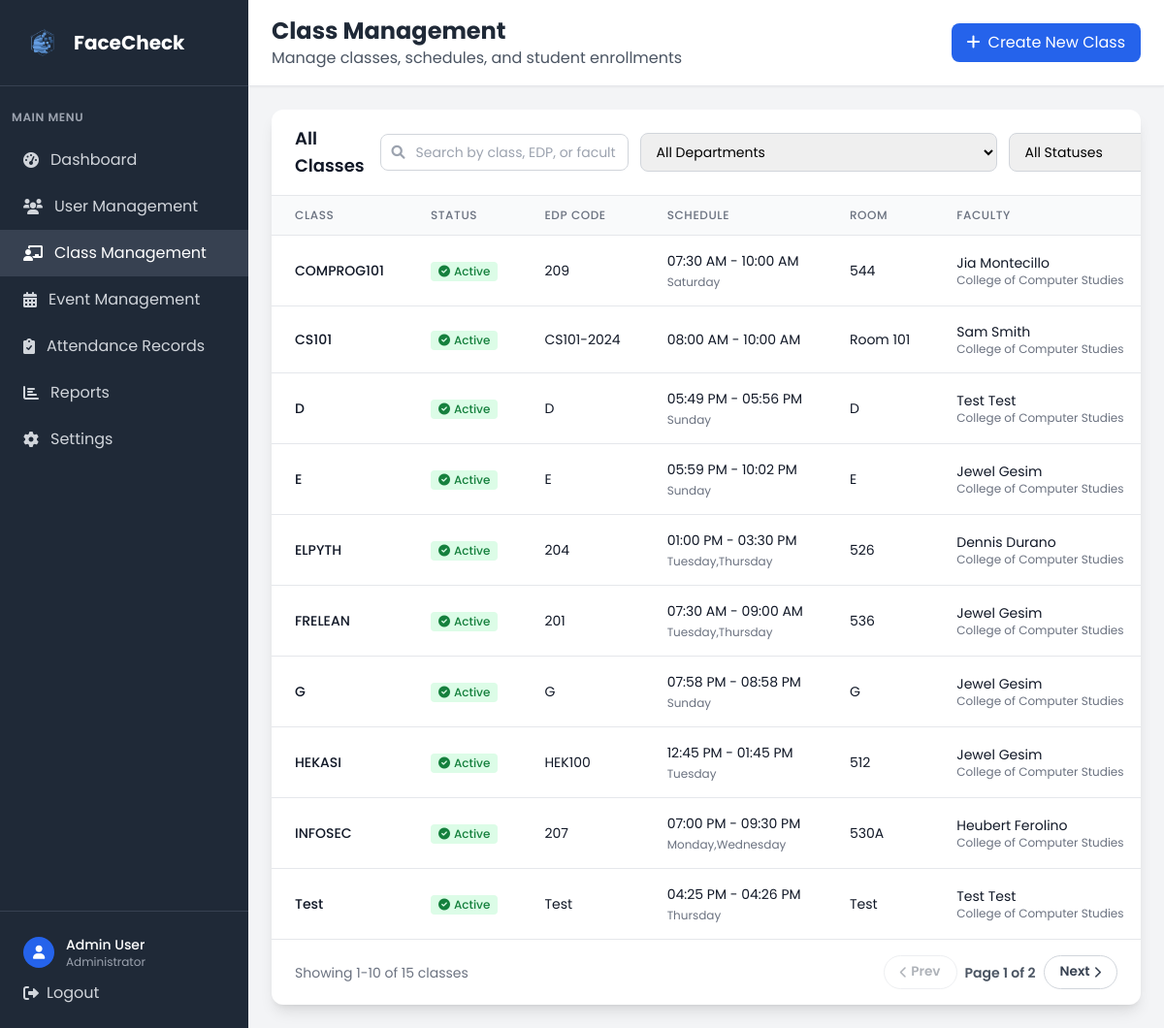
The app's page /admin/classes (signed in) with its own data.
### tables this page shows
CREATE TABLE class (
            class_id INTEGER PRIMARY KEY AUTOINCREMENT,
            class_name VARCHAR(20) NOT NULL,
            edpcode VARCHAR(20) NOT NULL UNIQUE,
            start_time TIME,
            end_time TIME,
            room VARCHAR(10),
            faculty_id INTEGER NOT NULL, is_active BOOLEAN DEFAULT 1,
            FOREIGN KEY (faculty_id) REFERENCES faculty(faculty_id)
        );

### app.py (the view, shortened to what this page needs)
@app.route('/admin/classes')
def admin_classes():
    if 'user_id' not in session or session['role'] != 'admin':
        return redirect(url_for('login'))
    conn = get_db_connection()
    search = request.args.get('search', '').strip()
    dept_filter = request.args.get('dept', '').strip()
    status_filter = request.args.get('status', '').strip()  # 'active', 'inactive', or ''
    base_query = '''
        SELECT c.*, u.firstname, u.lastname, d.dept_name,
               GROUP_CONCAT(DISTINCT day.day_name) as days
        FROM class c
        JOIN faculty f ON c.faculty_id = f.faculty_id
        JOIN user u ON f.user_id = u.user_id
        LEFT JOIN department d ON u.dept_id = d.dept_id
        LEFT JOIN class_days cd ON c.class_id = cd.class_id
        LEFT JOIN days day ON cd.day_id = day.day_id
    '''
    where_clauses = []
    params = []
    if dept_filter:
        where_clauses.append('d.dept_id = ?')
        params.append(dept_filter)
    if status_filter == 'active':
        where_clauses.append('c.is_active = 1')
    elif status_filter == 'inactive':
        where_clauses.append('c.is_active = 0')
    if where_clauses:
        base_query += ' WHERE ' + ' AND '.join(where_clauses)
    base_query += '''
        GROUP BY c.class_id, c.class_name, c.edpcode, c.start_time, c.end_time, c.room,
                 c.faculty_id, u.firstname, u.lastname, d.dept_name, c.is_active
        ORDER BY c.is_active DESC, c.class_name
    '''
    classes_raw = conn.execute(base_query, tuple(params)).fetchall()
    classes = []
    for class_item in classes_raw:
        time_str = ''
        if class_item['start_time'] and class_item['end_time']:
            try:
                start_time = str(class_item['start_time'])
                end_time = str(class_item['end_time'])
                time_formats = ['%H:%M:%S', '%H:%M']
                start_dt = None
                end_dt = None
                for fmt in time_formats:
                    try:
                        start_dt = datetime.strptime(start_time, fmt)
                        end_dt = datetime.strptime(end_time, fmt)
                        break
                    except ValueError:
                        continue
                if start_dt and end_dt:
                    time_str = f"{start_dt.strftime('%I:%M %p')} - {end_dt.strftime('%I:%M %p')}"
                else:
                    time_str = f"{start_time} - {end_time}"
            except Exception as e:
                time_str = f"{class_item['start_time']} - {class_item['end_time']}"
        formatted_class = dict(class_item)
        formatted_class['formatted_time'] = time_str
        classes.append(formatted_class)
    faculty = conn.execute('''
        SELECT f.faculty_id, u.firstname, u.lastname, d.dept_name
        FROM faculty f
        JOIN user u ON f.user_id = u.user_id
        LEFT JOIN department d ON u.dept_id = d.dept_id
        WHERE u.is_active = 1
        ORDER BY u.firstname, u.lastname
    ''').fetchall()
    departments = conn.execute('SELECT dept_id, dept_name FROM department ORDER BY dept_name').fetchall()
    conn.close()
    return render_template('admin_classes.html',
                           classes=classes,
                           faculty=faculty,
                           departments=departments,
                           search=search,
                           selected_dept=dept_filter,
                           selected_status=status_filter)

### templates/admin_classes.html (shortened to what this page needs)
<!DOCTYPE html>
<html lang="en">
<head>
    <script src="https://cdn.tailwindcss.com"></script>
    <link href="https://cdnjs.cloudflare.com/ajax/libs/font-awesome/6.0.0/css/all.min.css" rel="stylesheet">
    <link rel="stylesheet" href="{{ url_for('static', filename='css/global.css') }}">
</head>
<body class="bg-gray-100">
    <div class="flex h-screen">
        <div class="w-64 bg-gray-800 text-white">
            <div class="p-6 border-b border-gray-700">
                <div class="flex items-center">
                    <img src="{{ url_for('static', filename='img/FaceCheck_Logo.png') }}" alt="FaceCheck logo" class="w-10 h-10 mr-3">
                    <h1 class="text-xl font-bold">FaceCheck</h1>
                </div>
            </div>
            <nav class="mt-6">
                <div class="px-3">
                    <div class="text-xs font-semibold text-gray-400 uppercase tracking-wider mb-3">Main Menu</div>
                </div>
                <a href="{{ url_for('dashboard') }}" class="flex items-center px-6 py-3 text-gray-300 hover:bg-gray-700 hover:text-white transition duration-200">
                    <i class="fas fa-tachometer-alt mr-3"></i>
                    Dashboard
                </a>
                <a href="{{ url_for('admin_users') }}" class="flex items-center px-6 py-3 text-gray-300 hover:bg-gray-700 hover:text-white transition duration-200">
                    <i class="fas fa-users mr-3"></i>
                    User Management
                </a>
                <a href="{{ url_for('admin_classes') }}" class="flex items-center px-6 py-3 bg-gray-700 text-white">
                    <i class="fas fa-chalkboard-teacher mr-3"></i>
                    Class Management
                </a>
                <a href="{{ url_for('admin_events') }}" class="flex items-center px-6 py-3 text-gray-300 hover:bg-gray-700 hover:text-white transition duration-200">
                    <i class="fas fa-calendar-alt mr-3"></i>
                    Event Management
                </a>
                <a href="{{ url_for('admin_attendance') }}" class="flex items-center px-6 py-3 text-gray-300 hover:bg-gray-700 hover:text-white transition duration-200">
                    <i class="fas fa-clipboard-check mr-3"></i>
                    Attendance Records
                </a>
                <a href="/reports" class="flex items-center px-6 py-3 text-gray-300 hover:bg-gray-700 hover:text-white transition duration-200">
                    <i class="fas fa-chart-bar mr-3"></i>
                    Reports
                </a>
                <a href="/settings" class="flex items-center px-6 py-3 text-gray-300 hover:bg-gray-700 hover:text-white transition duration-200">
                    <i class="fas fa-cog mr-3"></i>
                    Settings
                </a>
            </nav>
            <div class="absolute bottom-0 w-64 p-6 border-t border-gray-700">
                <div class="flex items-center">
                    <div class="w-8 h-8 bg-blue-600 rounded-full flex items-center justify-center mr-3">
                        <i class="fas fa-user text-white text-sm"></i>
                    </div>
                    <div>
                        <div class="text-sm font-medium">Admin User</div>
                        <div class="text-xs text-gray-400">Administrator</div>
                    </div>
                </div>
                <a href="{{ url_for('logout') }}" class="mt-3 flex items-center text-gray-300 hover:text-white transition duration-200">
                    <i class="fas fa-sign-out-alt mr-2"></i>
                    Logout
                </a>
            </div>
        </div>
        <div class="flex-1 flex flex-col overflow-hidden">
            <header class="bg-white shadow-sm border-b border-gray-200">
                <div class="px-6 py-4">
                    <div class="flex items-center justify-between">
                        <div>
                            <h2 class="text-2xl font-bold text-gray-800">Class Management</h2>
                            <p class="text-gray-600">Manage classes, schedules, and student enrollments</p>
                        </div>
                        <a href="{{ url_for('create_class') }}" class="bg-blue-600 text-white px-4 py-2 rounded-lg hover:bg-blue-700 transition duration-200">
                            <i class="fas fa-plus mr-2"></i>Create New Class
                        </a>
                    </div>
                </div>
            </header>
            <main class="flex-1 overflow-y-auto p-6">
                <div class="bg-white rounded-xl shadow-lg overflow-hidden">
                    <div class="px-6 py-4 border-b border-gray-200">
                        <div class="flex flex-col md:flex-row md:items-center md:justify-between gap-4">
                            <h3 class="text-lg font-semibold text-gray-900">All Classes</h3>
                            <form method="GET" action="{{ url_for('admin_classes') }}" class="flex flex-col md:flex-row gap-3 md:items-center">
                                <div class="relative">
                                    <span class="absolute inset-y-0 left-0 pl-3 flex items-center pointer-events-none">
                                    </span>
                                    <input
                                        type="text"
                                        name="search"
                                        value="{{ search or '' }}"
                                        placeholder="Search by class, EDP, or faculty"
                                        class="pl-9 pr-3 py-2 border border-gray-300 rounded-lg text-sm focus:ring-2 focus:ring-blue-500 focus:border-blue-500 w-64"
                                    >
                                </div>
                                <div class="flex flex-col md:flex-row gap-3">
                                    <select
                                        name="dept"
                                        class="py-2 px-3 border border-gray-300 rounded-lg text-sm focus:ring-2 focus:ring-blue-500 focus:border-blue-500 min-w-[200px]"
                                    >
                                        <option value="">All Departments</option>
                                    </select>
                                    <select
                                        name="status"
                                        class="py-2 px-3 border border-gray-300 rounded-lg text-sm focus:ring-2 focus:ring-blue-500 focus:border-blue-500 min-w-[160px]"
                                    >
                                        <option value="" {% if not selected_status %}selected{% endif %}>All Statuses</option>
                                    </select>
                                </div>
                            </form>
                        </div>
                    </div>
                    {% if classes %}
                    <div class="overflow-x-auto">
                        <table class="min-w-full divide-y divide-gray-200">
                            <thead class="bg-gray-50">
                                <tr>
                                    <th class="px-6 py-3 text-left text-xs font-medium text-gray-500 uppercase tracking-wider">Class</th>
                                    <th class="px-6 py-3 text-left text-xs font-medium text-gray-500 uppercase tracking-wider">Status</th>
                                    <th class="px-6 py-3 text-left text-xs font-medium text-gray-500 uppercase tracking-wider">EDP Code</th>
                                    <th class="px-6 py-3 text-left text-xs font-medium text-gray-500 uppercase tracking-wider">Schedule</th>
                                    <th class="px-6 py-3 text-left text-xs font-medium text-gray-500 uppercase tracking-wider">Room</th>
                                    <th class="px-6 py-3 text-left text-xs font-medium text-gray-500 uppercase tracking-wider">Faculty</th>
                                </tr>
                            </thead>
                            <tbody class="bg-white divide-y divide-gray-200" id="classesTableBody">
                                {% for class in classes %}
                                <tr class="class-row hover:bg-gray-50 {% if not class.is_active %}opacity-60 bg-gray-50{% endif %}">
                                    <td class="px-6 py-4 whitespace-nowrap">
                                        <div class="text-sm font-medium {% if class.is_active %}text-gray-900{% else %}text-gray-500{% endif %}">{{ class.class_name }}</div>
                                    </td>
                                    <td class="px-6 py-4 whitespace-nowrap">
                                        {% if not class.is_active %}
                                        <span class="inline-flex items-center px-2 py-0.5 rounded text-xs font-medium bg-gray-200 text-gray-700">
                                            <i class="fas fa-ban mr-1 text-xs"></i>Deactivated
                                        </span>
                                        {% else %}
                                        <span class="inline-flex items-center px-2 py-0.5 rounded text-xs font-medium bg-green-100 text-green-700">
                                            <i class="fas fa-check-circle mr-1 text-xs"></i>Active
                                        </span>
                                        {% endif %}
                                    </td>
                                    <td class="px-6 py-4 whitespace-nowrap">
                                        <div class="text-sm {% if class.is_active %}text-gray-900{% else %}text-gray-500{% endif %}">{{ class.edpcode }}</div>
                                    </td>
                                    <td class="px-6 py-4 whitespace-nowrap">
                                        <div class="text-sm {% if class.is_active %}text-gray-900{% else %}text-gray-500{% endif %}">
                                            {{ class.formatted_time or 'TBA' }}
                                        </div>
                                        {% if class.days %}
                                        <div class="text-xs text-gray-500 mt-1">
                                            {{ class.days }}
                                        </div>
                                        {% endif %}
                                    </td>
                                    <td class="px-6 py-4 whitespace-nowrap">
                                        <div class="text-sm {% if class.is_active %}text-gray-900{% else %}text-gray-500{% endif %}">{{ class.room or 'TBA' }}</div>
                                    </td>
                                    <td class="px-6 py-4 whitespace-nowrap">
                                        <div class="text-sm {% if class.is_active %}text-gray-900{% else %}text-gray-500{% endif %}">{{ class.firstname }} {{ class.lastname }}</div>
                                        <div class="text-xs text-gray-500">{{ class.dept_name or 'No Department' }}</div>
                                    </td>
                                </tr>
                                {% endfor %}
                            </tbody>
                        </table>
                    </div>
                    <div class="px-6 py-4 border-t border-gray-200 flex flex-col md:flex-row items-center justify-between gap-4">
                        <p id="classPaginationInfo" class="text-sm text-gray-500"></p>
                        <div class="flex items-center gap-2">
                            <button type="button" id="classPrevPage" class="pagination-btn">
                                <i class="fas fa-chevron-left mr-1 text-xs"></i>Prev
                            </button>
                            <span id="classPaginationPage" class="text-sm font-semibold text-gray-600"></span>
                            <button type="button" id="classNextPage" class="pagination-btn">
                                Next<i class="fas fa-chevron-right ml-1 text-xs"></i>
                            </button>
                        </div>
                    </div>
                    {% endif %}
                </div>
            </main>
        </div>
    </div>
</body>
</html>

### records on screen
class: class_name "COMPROG101", is_active True (drawn), edpcode "209", formatted_time "07:30 AM - 10:00 AM", days "Saturday", room "544", firstname "Jia", lastname "Montecillo", dept_name "College of Computer Studies"
class: class_name "CS101", is_active True (drawn), edpcode "CS101-2024", formatted_time "08:00 AM - 10:00 AM", room "Room 101", firstname "Sam", lastname "Smith", dept_name "College of Computer Studies"
class: class_name "D", is_active True (drawn), edpcode "D", formatted_time "05:49 PM - 05:56 PM", days "Sunday", room "D", firstname "Test", lastname "Test", dept_name "College of Computer Studies"
class: class_name "E", is_active True (drawn), edpcode "E", formatted_time "05:59 PM - 10:02 PM", days "Sunday", room "E", firstname "Jewel", lastname "Gesim", dept_name "College of Computer Studies"
class: class_name "ELPYTH", is_active True (drawn), edpcode "204", formatted_time "01:00 PM - 03:30 PM", days "Tuesday,Thursday", room "526", firstname "Dennis", lastname "Durano", dept_name "College of Computer Studies"
class: class_name "FRELEAN", is_active True (drawn), edpcode "201", formatted_time "07:30 AM - 09:00 AM", days "Tuesday,Thursday", room "536", firstname "Jewel", lastname "Gesim", dept_name "College of Computer Studies"
class: class_name "G", is_active True (drawn), edpcode "G", formatted_time "07:58 PM - 08:58 PM", days "Sunday", room "G", firstname "Jewel", lastname "Gesim", dept_name "College of Computer Studies"
class: class_name "HEKASI", is_active True (drawn), edpcode "HEK100", formatted_time "12:45 PM - 01:45 PM", days "Tuesday", room "512", firstname "Jewel", lastname "Gesim", dept_name "College of Computer Studies"
class: class_name "INFOSEC", is_active True (drawn), edpcode "207", formatted_time "07:00 PM - 09:30 PM", days "Monday,Wednesday", room "530A", firstname "Heubert", lastname "Ferolino", dept_name "College of Computer Studies"
class: class_name "Test", is_active True (drawn), edpcode "Test", formatted_time "04:25 PM - 04:26 PM", days "Thursday", room "Test", firstname "Test", lastname "Test", dept_name "College of Computer Studies"
